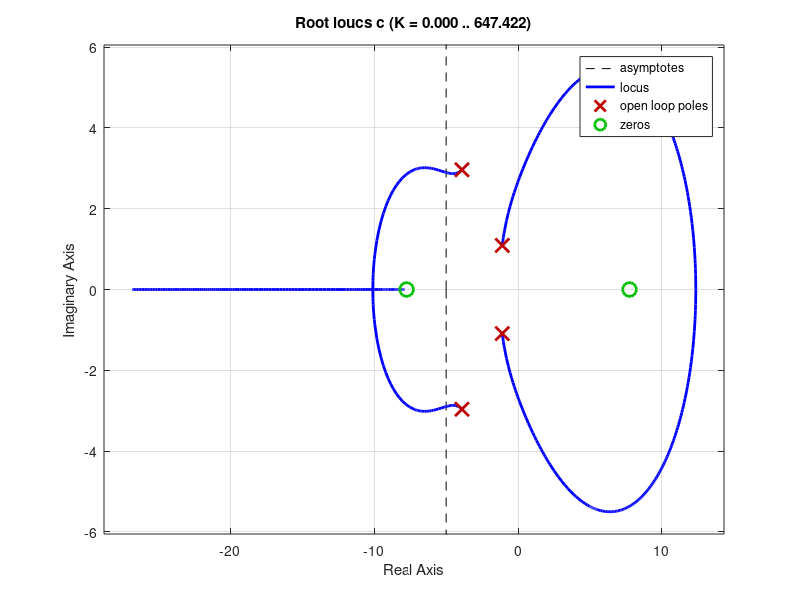
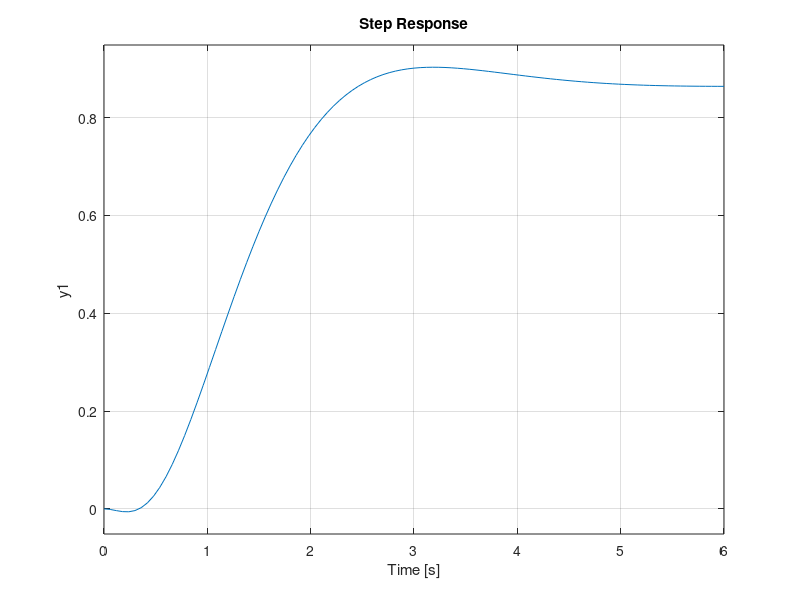

MATLAB code to generate these figures, in order:
a=tf([1 -7.75],[1 2.2 2.4]);
b=tf([1 7.75],[1 7.8 24]);
c=a*b*-0.83; 
zpk(c)
figure(1);
rlocus(c);
figure(2);
step(c);

